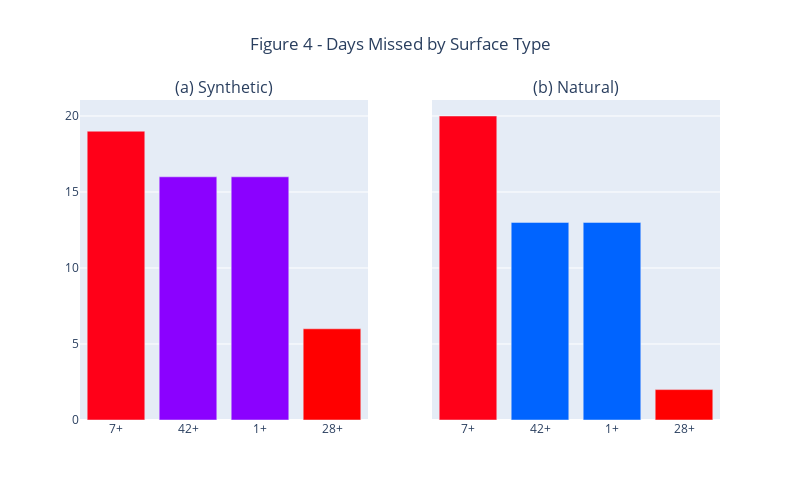

This figure's notebook cell:
### Markdown cell above
The Figures 3(a) and 3(b) show that most injuries on Knee and Ankle are high in both surfaces, but it's important to take note that Ankle injuries are the most in the Synthetic, but in Natural there are much less of it.<br>
On the Natural Surface there are less injuries on Toes than on Synthetic and more Injuries on Foot on Natural than on Synthetic. <br>
Injuries on Heel are rare on both. <br>
<br>
Let's see how the missed days are distributed by surfaces on the Figure 4.

### Code cell
fig = make_subplots(rows=1, cols=2, specs=[[{"type": "xy"}, {"type": "xy"}]], 
                    shared_xaxes=True, shared_yaxes=True,
                    vertical_spacing=1,
                    subplot_titles = ('(a) Synthetic)', 
                                      '(b) Natural)'))

feature = "DaysMissed"
feature_filter = "Surface"
feature_value = ["Synthetic", "Natural"]
col_num = 1

for i in feature_value:
    df_aux = inj_playlist[inj_playlist[feature_filter] == i]
    df_aux = df_aux[feature].value_counts()
    df_aux = df_aux[df_aux > 0]
    value = df_aux.values
    label = df_aux.index

    fig.add_trace(go.Bar(y=value, 
                         x=label,
                         hoverinfo='y',
                         showlegend=False,
                         marker={'color': value,
                         'colorscale': 'hsv'}),
                         row=1, col=col_num)
    col_num = col_num+1

fig.update_layout(height=500, width=800, title="Figure 4 - Days Missed by Surface Type", title_x=0.5)
fig.show()

### Figure 1 — Plotly figure (JSON) as saved in the notebook; plotly's stock layout.template omitted (floating-point values rounded to 4 significant figures)
{"data": [{"hoverinfo": "y", "marker": {"color": [19, 16, 16, 6], "colorscale": [[0, "#ff0000"], [0.1111, "#ffa700"], [0.2222, "#afff00"], [0.3333, "#08ff00"], [0.4444, "#00ff9f"], [0.5556, "#00b7ff"], [0.6667, "#0010ff"], [0.7778, "#9700ff"], [0.8889, "#ff00bf"], [1, "#ff0018"]]}, "showlegend": false, "type": "bar", "x": ["7+", "42+", "1+", "28+"], "xaxis": "x", "y": [19, 16, 16, 6], "yaxis": "y"}, {"hoverinfo": "y", "marker": {"color": [20, 13, 13, 2], "colorscale": [[0, "#ff0000"], [0.1111, "#ffa700"], [0.2222, "#afff00"], [0.3333, "#08ff00"], [0.4444, "#00ff9f"], [0.5556, "#00b7ff"], [0.6667, "#0010ff"], [0.7778, "#9700ff"], [0.8889, "#ff00bf"], [1, "#ff0018"]]}, "showlegend": false, "type": "bar", "x": ["7+", "42+", "1+", "28+"], "xaxis": "x2", "y": [20, 13, 13, 2], "yaxis": "y2"}], "layout": {"annotations": [{"font": {"size": 16}, "showarrow": false, "text": "(a) Synthetic)", "x": 0.225, "xanchor": "center", "xref": "paper", "y": 1, "yanchor": "bottom", "yref": "paper"}, {"font": {"size": 16}, "showarrow": false, "text": "(b) Natural)", "x": 0.775, "xanchor": "center", "xref": "paper", "y": 1, "yanchor": "bottom", "yref": "paper"}], "height": 500, "title": {"text": "Figure 4 - Days Missed by Surface Type", "x": 0.5}, "width": 800, "xaxis": {"anchor": "y", "domain": [0, 0.45]}, "xaxis2": {"anchor": "y2", "domain": [0.55, 1]}, "yaxis": {"anchor": "x", "domain": [0, 1]}, "yaxis2": {"anchor": "x2", "domain": [0, 1], "matches": "y", "showticklabels": false}}}
